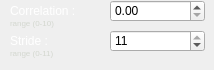
                   <widget class="QWidget" name="method2">
                    <widget class="QLabel" name="label_47">
                     <property name="geometry">
                      <rect>
                       <x>10</x>
                       <y>30</y>
                       <width>95</width>
                       <height>22</height>
                      </rect>
                     </property>
                     <property name="text">
                      <string>&lt;html&gt;&lt;head/&gt;&lt;body&gt;&lt;p&gt;&lt;span style=&quot; color:#ffffff;&quot;&gt;Stride :&lt;/span&gt;&lt;/p&gt;&lt;/body&gt;&lt;/html&gt;</string>
                     </property>
                    </widget>
                    <widget class="QLabel" name="label_48">
                     <property name="geometry">
                      <rect>
                       <x>10</x>
                       <y>0</y>
                       <width>95</width>
                       <height>22</height>
                      </rect>
                     </property>
                     <property name="text">
                      <string>&lt;html&gt;&lt;head/&gt;&lt;body&gt;&lt;p&gt;&lt;span style=&quot; color:#ffffff;&quot;&gt;Correlation :&lt;/span&gt;&lt;/p&gt;&lt;/body&gt;&lt;/html&gt;</string>
                     </property>
                    </widget>
                    <widget class="QDoubleSpinBox" name="txtRedCorrelation">
                     <property name="geometry">
                      <rect>
                       <x>110</x>
                       <y>0</y>
                       <width>95</width>
                       <height>22</height>
                      </rect>
                     </property>
                     <property name="maximum">
                      <double>10.000000000000000</double>
                     </property>
                    </widget>
                    <widget class="QSpinBox" name="txtRedStride">
                     <property name="geometry">
                      <rect>
                       <x>110</x>
                       <y>30</y>
                       <width>95</width>
                       <height>22</height>
                      </rect>
                     </property>
                     <property name="maximum">
                      <number>11</number>
                     </property>
                     <property name="value">
                      <number>11</number>
                     </property>
                    </widget>
                    <widget class="QLabel" name="label_61">
                     <property name="geometry">
                      <rect>
                       <x>10</x>
                       <y>45</y>
                       <width>95</width>
                       <height>16</height>
                      </rect>
                     </property>
                     <property name="autoFillBackground">
                      <bool>false</bool>
                     </property>
                     <property name="styleSheet">
                      <string notr="true">.QLabel{
background-color: rgba(0,0,0,0);
}</string>
                     </property>
                     <property name="text">
                      <string>&lt;html&gt;&lt;head/&gt;&lt;body&gt;&lt;p&gt;&lt;span style=&quot; font-size:6pt; color:#d3d7cf;&quot;&gt;range (0-11)&lt;/span&gt;&lt;/p&gt;&lt;/body&gt;&lt;/html&gt;</string>
                     </property>
                    </widget>
                    <widget class="QLabel" name="label_62">
                     <property name="geometry">
                      <rect>
                       <x>10</x>
                       <y>15</y>
                       <width>95</width>
                       <height>16</height>
                      </rect>
                     </property>
                     <property name="autoFillBackground">
                      <bool>false</bool>
                     </property>
                     <property name="styleSheet">
                      <string notr="true">.QLabel{
background-color: rgba(0,0,0,0);
}</string>
                     </property>
                     <property name="text">
                      <string>&lt;html&gt;&lt;head/&gt;&lt;body&gt;&lt;p&gt;&lt;span style=&quot; font-size:6pt; color:#d3d7cf;&quot;&gt;range (0-10)&lt;/span&gt;&lt;/p&gt;&lt;/body&gt;&lt;/html&gt;</string>
                     </property>
                    </widget>
                   </widget>
